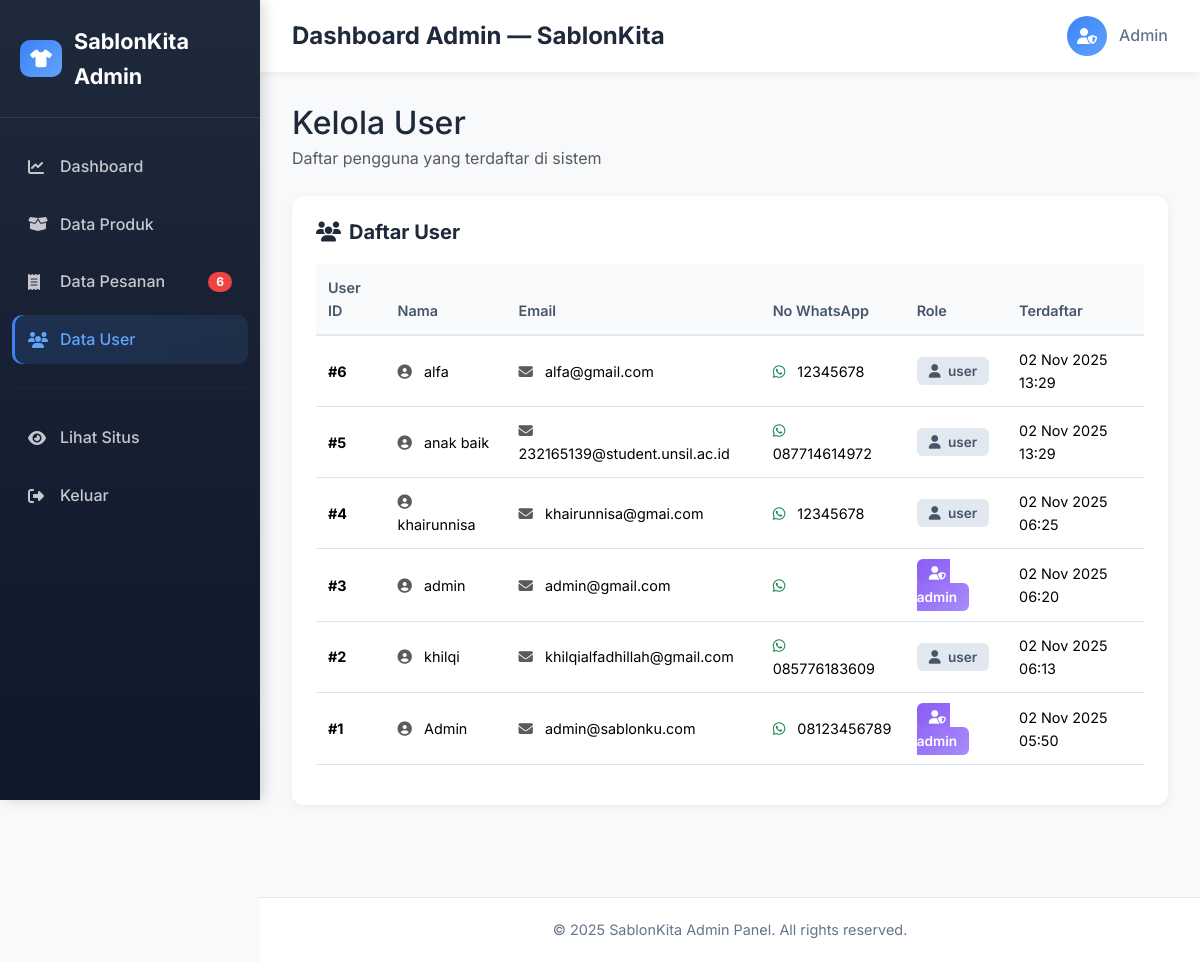
The page /admin/users.php (signed in) on the database its author committed.
### tables this page shows
CREATE TABLE `users` (
  `id` int(11) NOT NULL,
  `nama` varchar(100) NOT NULL,
  `email` varchar(100) NOT NULL,
  `password` varchar(255) NOT NULL,
  `no_wa` varchar(20) DEFAULT NULL,
  `role` enum('user','admin') DEFAULT 'user',
  `created_at` timestamp NOT NULL DEFAULT current_timestamp()
);

### includes/functions.php (called while the page is built, shortened)
<?php
function esc($s) {
    return htmlspecialchars($s, ENT_QUOTES, 'UTF-8');
}
?>

### admin/users.php (the view, shortened to what this page needs)
<?php
require_once __DIR__ . '/../includes/functions.php';
require_once __DIR__ . '/header.php';
$users = $conn->query("SELECT id, nama, email, no_wa, role, created_at FROM users ORDER BY created_at DESC");
?>
<div class="mb-4">
  <h2 class="mb-1">Kelola User</h2>
  <p class="text-muted mb-0">Daftar pengguna yang terdaftar di sistem</p>
</div>
<div class="table-container">
  <h5><i class="fa-solid fa-users me-2"></i>Daftar User</h5>
  <div class="table-responsive">
    <table class="table table-modern table-hover">
      <thead>
        <tr>
          <th>User ID</th>
          <th>Nama</th>
          <th>Email</th>
          <th>No WhatsApp</th>
          <th>Role</th>
          <th>Terdaftar</th>
        </tr>
      </thead>
      <tbody>
        <?php while ($u = $users->fetch_assoc()): ?>
          <tr>
            <td><strong>#<?php echo $u['id']; ?></strong></td>
            <td>
              <i class="fa-solid fa-user-circle me-2 text-muted"></i>
              <?php echo esc($u['nama']); ?>
            </td>
            <td>
              <i class="fa-solid fa-envelope me-2 text-muted"></i>
              <?php echo esc($u['email']); ?>
            </td>
            <td>
              <i class="fa-brands fa-whatsapp me-2 text-success"></i>
              <?php echo esc($u['no_wa']); ?>
            </td>
            <td>
              <span class="<?php echo ($u['role'] === 'admin') ? 'badge-role-admin' : 'badge-role-user'; ?>">
                <i class="fa-solid <?php echo ($u['role'] === 'admin') ? 'fa-user-shield' : 'fa-user'; ?> me-1"></i>
                <?php echo esc($u['role']); ?>
              </span>
            </td>
            <td><?php echo date('d M Y H:i', strtotime($u['created_at'])); ?></td>
          </tr>
        <?php endwhile; ?>
      </tbody>
    </table>
  </div>
</div>
<?php require_once __DIR__ . '/footer.php'; ?>

### assets/css/style.css (style rules this page uses)
:root { --primary: #1E40AF; --primary-light: #3B82F6; --secondary: #64748b; --bg-main: #ffffff; --bg-light: #f1f5f9; --text: #1e293b; --text-muted: #64748b; --shadow: 0 4px 8px rgba(0,0,0,0.1); --shadow-hover: 0 8px 20px rgba(30,64,175,0.15); --brand: #3b82f6; --brand-600: #2563eb; --accent: #60a5fa; --muted: #6b7280; --bg: #f8fafc; --card: #ffffff; --soft-border: #e6eefc; --danger: #ef4444; --success: #10b981; --pay: #2563eb; --radius: 12px; }
html, body { height: 100%; scroll-behavior: smooth; }
body { margin:0; padding:0; background: var(--bg-main); font-family: 'Poppins', 'Inter', system-ui, -apple-system, 'Segoe UI', Roboto, sans-serif; color: var(--text); -webkit-font-smoothing:antialiased; -moz-osx-font-smoothing:grayscale; font-size: 16px; line-height: 1.6; }
.text-muted { color:var(--muted); }

### admin/header.php (style rules this page uses)
body { font-family: 'Inter', sans-serif; background: #f8f9fa; margin:0; overflow-x:hidden; }

### admin/users.php (style rules this page uses)
.table-container { background: #fff; border-radius: 12px; padding: 24px; box-shadow: 0 2px 8px rgba(0,0,0,0.06); }
.table-container h5 { font-weight: 700; margin-bottom: 20px; color: #1e293b; }
.table-modern { font-size: 0.9rem; }
.table-modern thead th { background: #f8fafc; color: #475569; font-weight: 600; border-bottom: 2px solid #e2e8f0; padding: 12px; }
.table-modern tbody td { padding: 12px; vertical-align: middle; }
.badge-role-admin { background: linear-gradient(135deg, #8b5cf6, #a78bfa); color: #fff; padding: 6px 12px; border-radius: 6px; font-size: 0.85rem; font-weight: 600; }
.badge-role-user { background: #e2e8f0; color: #475569; padding: 6px 12px; border-radius: 6px; font-size: 0.85rem; font-weight: 600; }

### rows shown on the page
users: id "6", nama "alfa", email "alfa@gmail.com", no_wa "12345678", role "user", created_at "02 Nov 2025 13:29"
users: id "5", nama "anak baik", email "232165139@student.unsil.ac.id", no_wa "087714614972", role "user", created_at "02 Nov 2025 13:29"
users: id "4", nama "khairunnisa", email "khairunnisa@gmai.com", no_wa "12345678", role "user", created_at "02 Nov 2025 06:25"
users: id "3", nama "admin", email "admin@gmail.com", role "admin", created_at "02 Nov 2025 06:20"
users: id "2", nama "khilqi", email "khilqialfadhillah@gmail.com", no_wa "085776183609", role "user", created_at "02 Nov 2025 06:13"
users: id "1", nama "Admin", email "admin@sablonku.com", no_wa "08123456789", role "admin", created_at "02 Nov 2025 05:50"

### other values the page prints
$pending "6"
$admin_name "Admin"
